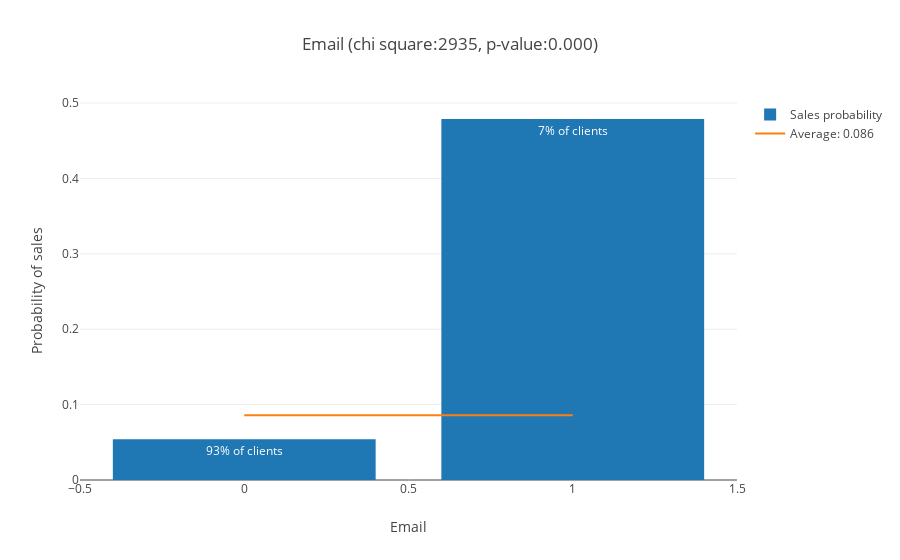

Source (notebook cell):
### Markdown cell above
### Email ###

It indicates whether the client's email is available: 1 (yes), 0 (otherwise)

### Code cell
chi, pval, fig = analyze_feature('Email', db1)
scores['Email'] = (chi, pval)
iplot(fig)

### Figure 1 — Plotly figure (JSON) as saved in the notebook; plotly's stock layout.template omitted (floating-point values rounded to 4 significant figures)
{"data": [{"error_y": {"array": [0.001663, 0.01295], "type": "data", "visible": false}, "name": "Sales probability", "text": ["93% of clients", "7% of clients"], "type": "bar", "x": [0, 1], "y": [0.05413, 0.4788]}, {"mode": "lines", "name": "Average: 0.086", "type": "scatter", "x": [0, 1], "y": [0.08575, 0.08575]}], "layout": {"barmode": "group", "title": "Email (chi square:2935, p-value:0.000)", "xaxis": {"title": "Email"}, "yaxis": {"title": "Probability of sales"}}}
